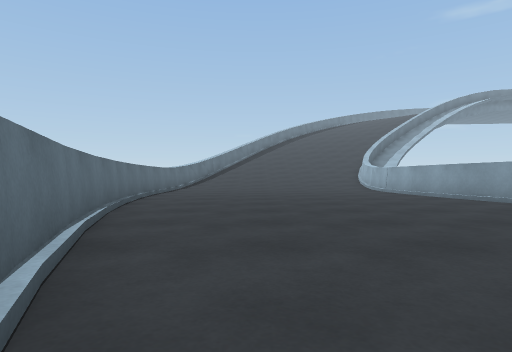
[1] (above)

18 first-person views from a walk through a Unity game level. The camera is 0.58 m above the floor, looks level and sees 75° across. The floor is counted in squares, 1 m on a side. Each view is taken from the middle of a square. On the plan, view 1 faces up. The plan holds only what a view shows up to about 9 squares ahead; the rest is blank. The place goes on beyond the plan. Some animated figures are not drawn.

[2]
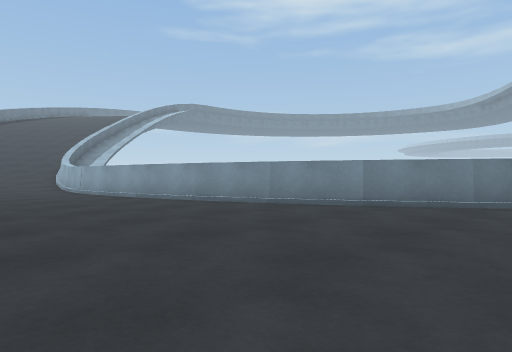

[3]
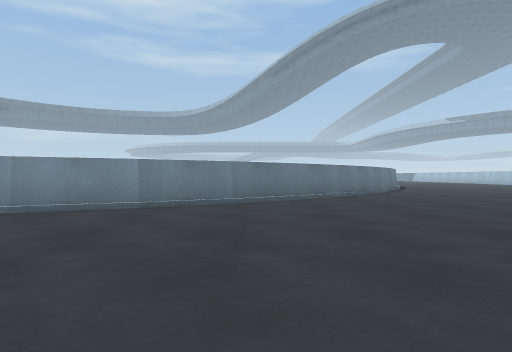

[4]
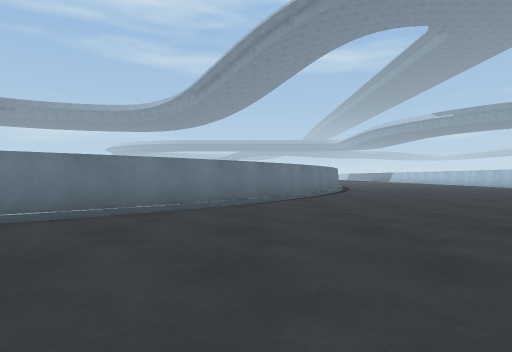

[5]
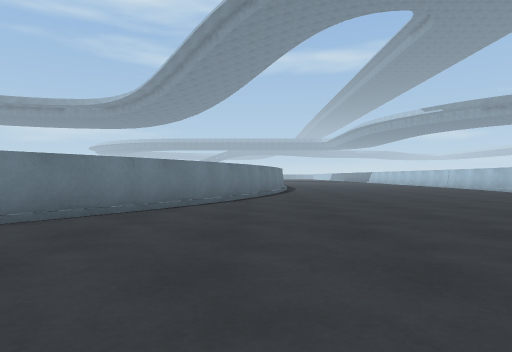

[6]
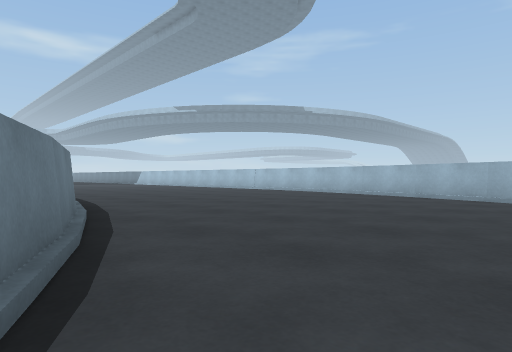

[7]
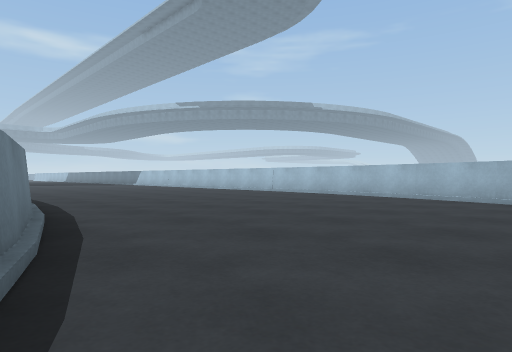

[8]
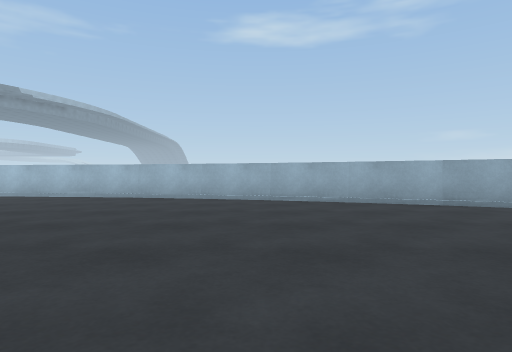

[9]
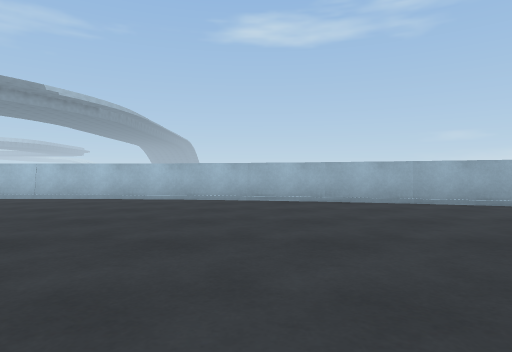

[10]
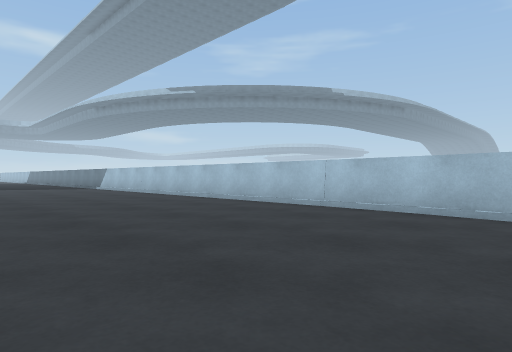

[11]
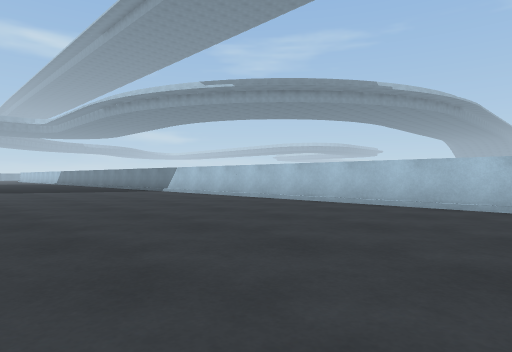

[12]
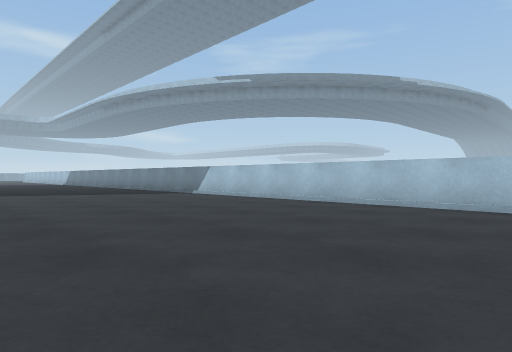

[13]
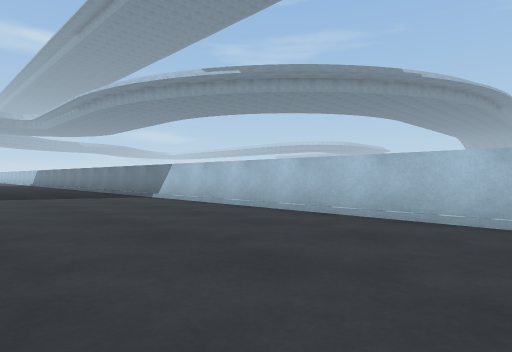

[14]
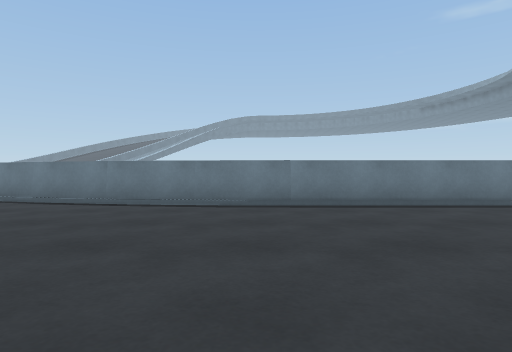

[15]
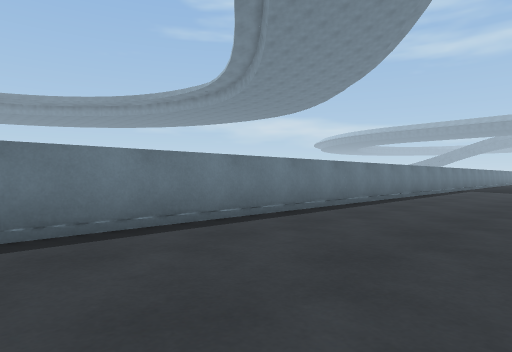

[16]
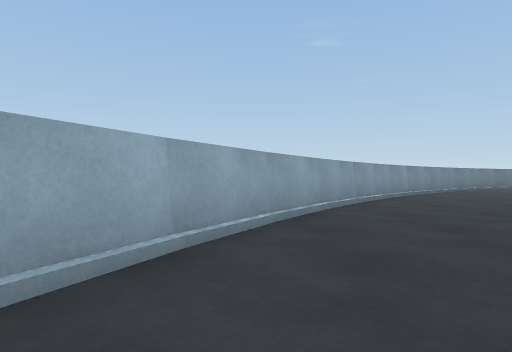

[17]
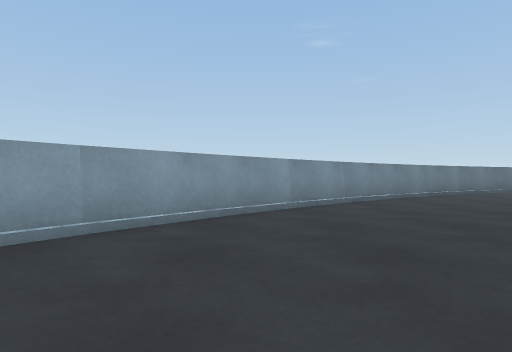

[18]
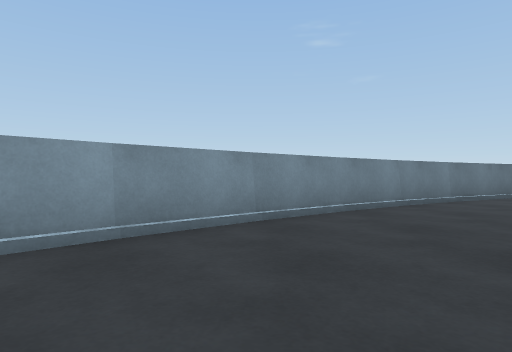

### Floor plan
Points are (right, up) in squares from view 1. A wall is a line through its corners. A room is listed if a view was taken in it or the views show most of it. See-through windows are left out.
Room 1 (views 1, 2, 3, 4, 5, 6, 7, 8, 9, 10, 11, 12, 13, 14, 15, 16, 17, 18)
walls: (15.4, -5) (13.6, -3.9); (17.2, -5.9) (15.3, -4.9); (19, -6.5) (17.1, -5.8); (13.7, -4) (12, -2.7); (20.9, -6.9) (18.9, -6.4); (12.1, -2.8) (10.6, -1.5); (10.7, -1.6) (9.3, 0); (22.8, -7.2) (20.7, -6.9); (15.5, -14.1) (19.3, -15.2); (9.4, -0.2) (8.2, 1.6); (7.5, -9.8) (10.6, -12) (15.7, -14.3); (19.2, -15.2) (22.9, -15.6); (8.3, 1.4) (7.2, 3.2); (22.8, -15.6) (36.2, -15.6); (3.4, -6.1) (7.5, -9.9); (7.2, 3.1) (6.3, 5); (6.4, 4.9) (5.7, 6.9); (1.2, -3.1) (3.6, -6); (5.7, 6.7) (5.2, 8.8); (32.5, -7.3) (22.8, -7.3); (-0.7, 0.1) (1.4, -3.2); (5.3, 8.6) (5.2, 9.1); (-2.6, 5.2) (-0.6, 0); (-3.3, 8.9) (-2.5, 5.2)
low walls: (15.3, -5.1) (14.5, -4.6); (14.3, -4.5) (13.5, -4); (20.8, -7.1) (19.5, -6.7); (10.6, -1.7) (9.2, -0.1); (22.8, -7.4) (20.7, -7.1); (14.4, -13.5) (15.7, -14); (10.6, -11.7) (11.6, -12.2); (17.5, -14.5) (21, -15.3); (7.6, -9.6) (10.6, -11.8); (3.5, -6) (7.6, -9.8); (1.8, -3.5) (2.5, -4.6); (6.3, 4.8) (5.5, 6.8); (-0.1, -0.6) (0.3, -1.5); (-1.2, 1.8) (-0.8, 1); (-2.3, 5.3) (-1.8, 3.5)

Positions as (right, up) in squares from view 1, and headings:
1: (0, 0), facing up
2: (1, 0), facing up-right
3: (1, 1), facing right
4: (5, -3), facing right
5: (8, -6), facing right
6: (14, -5), facing down-right
7: (16, -6), facing down-right
8: (16, -6), facing down
9: (19, -7), facing down
10: (21, -10), facing down-right
11: (25, -9), facing down-right
12: (27, -9), facing down-right
13: (28, -11), facing down-right
14: (24, -14), facing up
15: (26, -11), facing up-right
16: (15, -12), facing left
17: (11, -8), facing left
18: (8, -6), facing left
